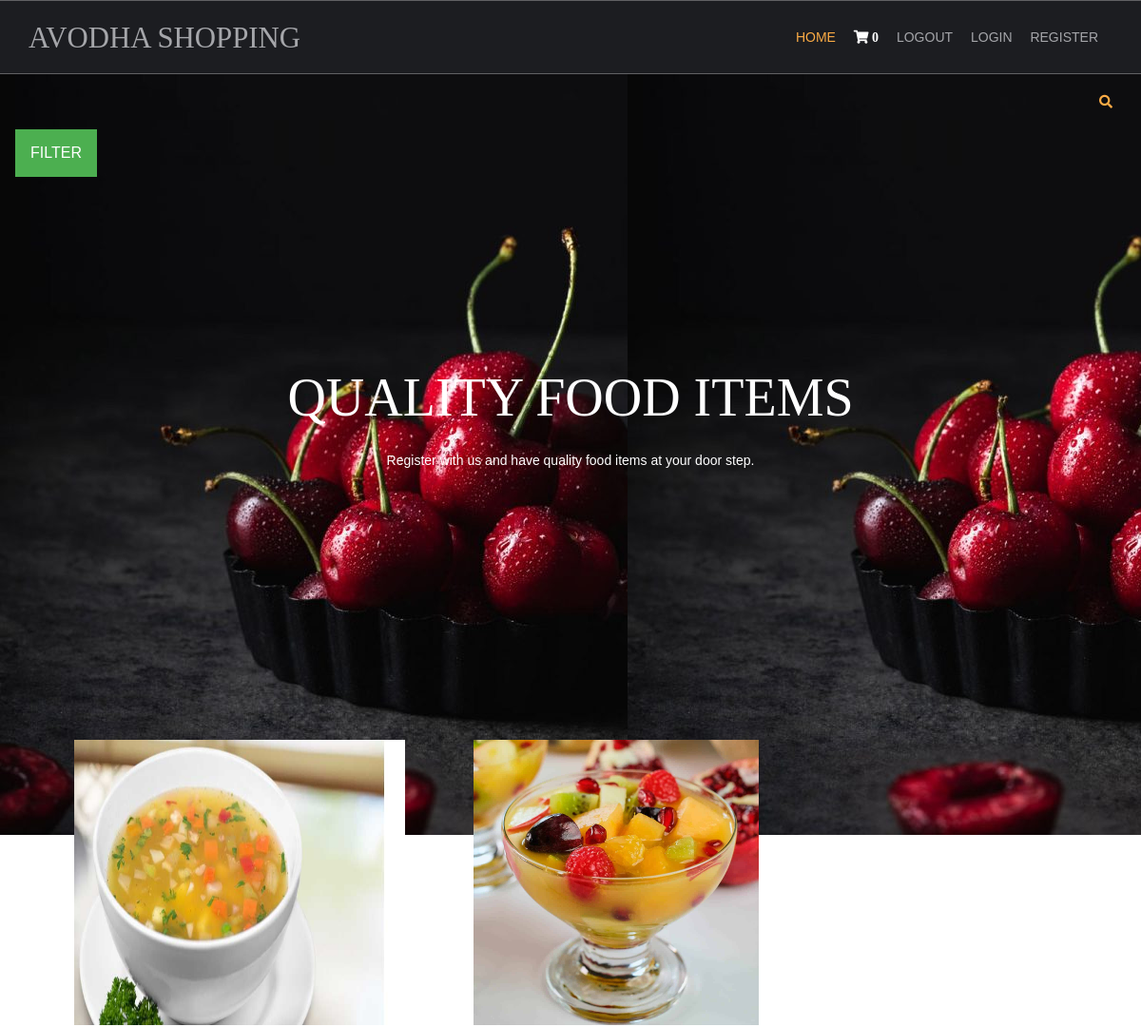
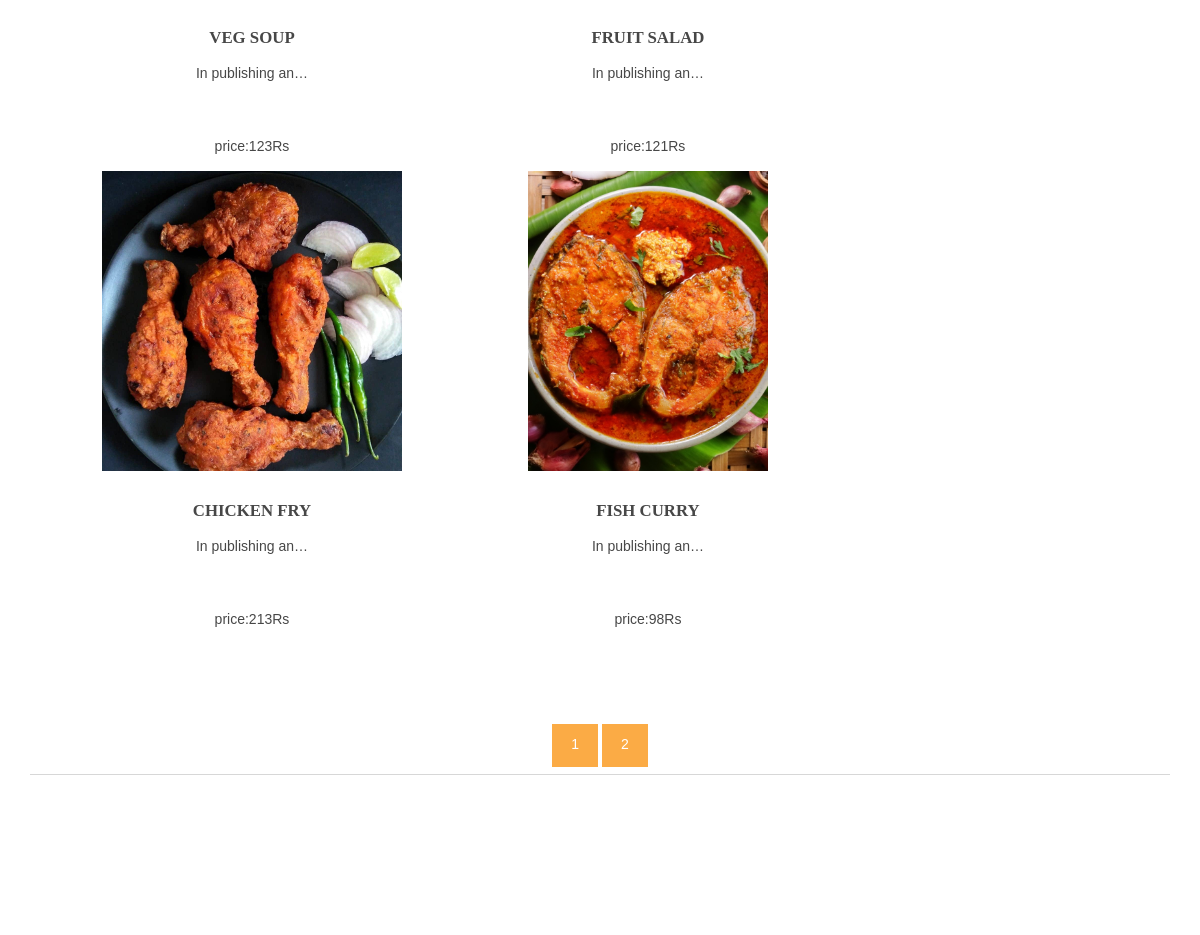
The page / on the database its author committed (2 pictures, top to bottom).
### shop/models.py (models this page shows, shortened)
class products(models.Model):
    name = models.CharField(max_length=250, unique=True)
    slug = models.SlugField(max_length=250, unique=True)
    img=models.ImageField(upload_to='product')
    desc=models.TextField()
    stoke=models.IntegerField()
    available=models.BooleanField()
    price=models.IntegerField()
    category=models.ForeignKey(categ,on_delete=models.CASCADE)
    def get_url(self):
        return reverse('details',args=[self.category.slug,self.slug])

### shop/views.py (the view)
# urls.py: 2. Add a URL to urlpatterns:  path('', views.home, name='home')
def home(request,c_slug=None):
    c_page=None
    prodt=None
    if c_slug!=None:
        c_page=get_object_or_404(categ,slug=c_slug)
        prodt=products.objects.filter(category=c_page,available=True)
    else:
        prodt=products.objects.all().filter(available=True)
    cat=categ.objects.all()
    paginator=Paginator(prodt,4)
    try:
        page=int(request.GET.get('page','1'))
    except:
        page=1
    try:
        pro=paginator.page(page)
    except(EmptyPage,InvalidPage):
        pro=paginator.page(paginator.num_pages)
    return render(request,"index.html",{'pr':prodt,'ct':cat,'pg':pro})

### cart/context_processor.py (called while the page is built)
def count(request):
    item_count=0
    if 'admin' in request.path:
        return {}
    else:
        try:
            ct=cartlist.objects.filter(cart_id=c_id(request))
            cti=items.objects.all().filter(cart=ct[:1])
            for c in cti:
                item_count+=c.quan
        except cartlist.DoesNotExist:
            item_count=0
        return dict(itc=item_count)

### cart/views.py (called while the page is built)
def c_id(request):
    ct_id=request.session.session_key
    if not ct_id:
        ct_id=request.session.create()
    return ct_id

### shop/models.py (called while the page is built)
    def get_url(self):
        return reverse('prod_cat',args=[self.slug])

### templates/index.html (shortened to what this page needs)
{% extends 'base.html' %}
{% load static %}
{% block content %}
<html lang="">
<head>
<link href="{% static 'hm/layout/styles/layout.css' %}" rel="stylesheet" type="text/css" media="all">
</head>
<body id="top">
<div class="abcd" style="background-image:url('{% static 'hm/images/demo/backgrounds/bg1.jpg' %}');">
 <div class="wrapper row0">
    <div id="topbar" class="hoc clear">
  <div class="fl_right">
        <ul class="nospace">
          <li id="searchform">
          </li>
        </ul>
      </div>
    </div>
 </div>
  <div class="dropdown">
  <button class="dropbtn">FILTER</button>
</div>
  <div id="pageintro" class="hoc clear">
    <article>
      <h3 class="heading">QUALITY FOOD ITEMS</h3>
      <p>Register with us and have quality food items at your door step.</p>
    </article>
  </div>
</div>
<div class="wrapper row3">
  <main class="hoc container clear">
    <section id="introblocks">
      <ul class="nospace group btmspace-80">
        {% for i in pg.object_list %}
        <li class="one_third">
          <figure><a class="imgover" href="{{i.get_url}}"><img src="{{i.img.url}}" alt="" style="height:300;"></a>
            <figcaption>
              <h6 class="heading">{{i.name}}</h6>
              <p>{{i.desc|truncatechars:17}}</p><br>
              <p>price:{{i.price}}Rs</p>
            </figcaption>
          </figure>
        </li>
        {% endfor %}
      </ul>
    </section>
      <center>
          {% for p in pg.paginator.page_range %}
           <a href="?page={{p}}" class="btn btn-light btn-sm {% if pg.number == p %} active {% endif %}">{{p}} </a>
          {% endfor %}
      </center>
    <hr class="btmspace-80">
  </main>
</body>
</html>
{% endblock %}

### templates/base.html (shortened to what this page needs)
{% load static %}
<html lang="">
<head>
<link href="{% static 'hm/layout/styles/layout.css' %}" rel="stylesheet" type="text/css" media="all">
</head>
<body id="top">
  <div class="wrapper row1">
    <header id="header" class="hoc clear">
      <div id="logo" class="fl_left">
        <h1><a href="/">AVODHA SHOPPING</a></h1>
      </div>
      <nav id="mainav" class="fl_right">
        <ul class="clear">
          <li class="active"><a href="/">Home</a></li>
          <li><a class="active" href="{% url 'cartDetails' %}"><i class="fa fa-shopping-cart" style="font-size:14px; color:white;">&nbsp;{{itc}}</i></a></li>
          <li><a class="active" href="#">Logout</a></li>
          <li><a class="active" href="#">Login</a></li>
          <li><a class="active" href="#">Register</li>
        </ul>
      </nav>
    </header>
  </div>
{% block content %}
{% endblock %}
</body>
</html>

### static/hm/layout/styles/layout.css (style rules this page uses)
.row1 { border:solid; border-width:1px 0; }
#topbar { padding:20px 0; font-size:.8rem; text-transform:uppercase; }
#topbar ul li { display:inline-block; margin-right:15px; }
#topbar ul li:last-child { margin-right:0; padding-right:0; border-right:none; }
#topbar #searchform { position:relative; line-height:1; z-index:9999; }
#topbar #searchform::after { display:block; height:18px; line-height:18px; padding:0; font-family:"Font Awesome\ 5 Free"; font-weight:900; font-size:1rem; content:"\f002"; }
#topbar #searchform ::placeholder { text-transform:capitalize; }
#header #logo { margin:22px 0 0 0; }
#header #logo h1 { margin:0; padding:0; font-size:2.2rem; text-transform:uppercase; }
#pageintro { padding:200px 0 300px; }
#pageintro article, #pageintro article p { display:block; max-width:75%; margin:0 auto; text-align:center; }
#pageintro article p { max-width:65%; line-height:2rem; }
#pageintro .heading { margin-bottom:20px; font-size:4rem; }
.container { padding:80px 0; }
#introblocks { display:block; position:relative; margin:-180px 0 0 0; z-index:1; text-align:center; }
#introblocks figure figcaption { display:block; padding:30px 0 0 0; text-align:center; }
#introblocks figure figcaption .heading { font-size:1.2rem; font-weight:700; margin-bottom:0; }
*, *::before, *::after { transition:all .3s ease-in-out; }
nav ul, nav ol { margin:0; padding:0; list-style:none; }
#mainav, #breadcrumb, .sidebar nav { line-height:normal; }
#mainav ul { text-transform:uppercase; }
#mainav li { display:inline-block; position:relative; margin:0 15px 0 0; padding:0; }
#mainav li a { display:block; padding:30px 0; }
body { color:#A5A6AA; background-color:#1C1D21; }
a { color:#FBAB45; }
hr, .borderedbox { border-color:#D7D7D7; }
.btn, .btn.inverse:hover { color:#FFFFFF; background-color:#FBAB45; border-color:#FBAB45; }
.imgover, .imgover:hover::after { color:#FFFFFF; }
.row1 { border-color:rgba(255,255,255,.3); }
.row3 { color:#474747; background-color:#FFFFFF; }
#topbar #searchform { color:#FBAB45; }
#header #logo h1 a { color:inherit; }
#pageintro { color:#FFFFFF; }
#mainav li a { color:inherit; }
#mainav .active a, #mainav a:hover, #mainav li:hover > a { color:#FBAB45; background-color:inherit; }
@media screen and (min-width:1140px) { .hoc { max-width:1140px; } }

### templates/index.html (style rules this page uses)
.dropbtn { background-color: #4CAF50; color: white; padding: 16px; font-size: 16px; border: none; cursor: pointer; }
.dropdown { position: relative; display: inline-block; padding-left: 16px; }
.dropdown-content a { color: black; padding: 12px 16px; text-decoration: none; display: block; }
.abcd { height:100%; background_position:center; background_repeat:no-repeat; background_size:cover; }

### rows shown on the page
products: img (picture), name "VEG SOUP", desc "In publishing an…", price "123"
products: img (picture), name "FRUIT SALAD", desc "In publishing an…", price "121"
products: img (picture), name "CHICKEN FRY", desc "In publishing an…", price "213"
products: img (picture), name "FISH CURRY", desc "In publishing an…", price "98"

### other values the page prints
{{ itc }} "0"
{{ p }} "1" "2"
